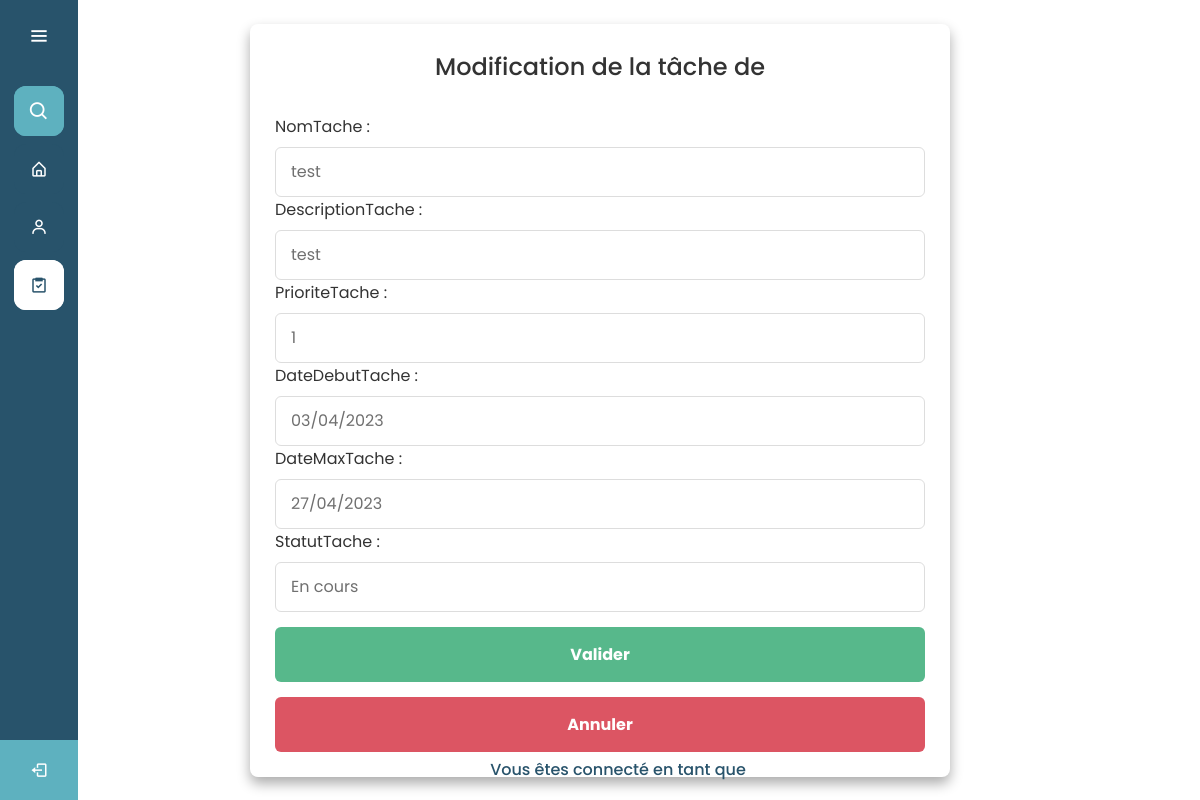
Page /PHP/ADMIN_Select_Equipe_Edit.php?ID=24 on the committed database.
### tables this page shows
CREATE TABLE Tache (
    IdTache INTEGER PRIMARY KEY NOT NULL,
    NomTache TEXT NOT NULL,
    DescriptionTache TEXT NOT NULL,
    PrioriteTache INTEGER NOT NULL,
    DateDebutTache TEXT NOT NULL,
    DateMaxTache TEXT NOT NULL,
    StatutTache TEXT NOT NULL,
    IdUtilisateur INTEGER NOT NULL, IdProjet INTEGER REFERENCES Projet(IdProjet),
    FOREIGN KEY (IdUtilisateur) REFERENCES Utilisateur(IdUtilisateur)
);

### PHP/ADMIN_Select_Equipe_Edit.php (the view, shortened to what this page needs)
<!DOCTYPE html>
<html lang="en" dir="ltr">
  <head>
    <link rel="stylesheet" href="../CSS/ADMIN_Select_Equipe_Edit.css">
    <link href='https://unpkg.com/boxicons@2.0.7/css/boxicons.min.css' rel='stylesheet'>
   </head>
<body>
  <div class="sidebar">
  <div class="logo-details">
        <i class='bx bx-menu' id="btn" ></i>
    </div>
    <ul class="nav-list">
      <li>
          <i class='bx bx-search' ></i>
      </li>
      <li>
        <a href="../PAGES/ADMIN_Index.php">
          <i class='bx bx-home-alt Accueil'></i>
        </a>
      </li>
      <li>
       <a href="../PAGES/ADMIN_Equipe.php" class='Equipe'>
         <i class='bx bx-user Equipe' ></i>
       </a>
     </li>
     <li>
       <a href="../PAGES/ADMIN_Tache.php" class='Tache'>
         <i class='bx bx-task Tache'></i>
       </a>
     </li>
     <li class="profile no-animation">
        <a href="../PAGES/Login.php" class='TEST'>
          <i class='bx bx-log-out' id="log_out"></i>
        </a>
      </li>
    </ul>
  </div>
  <section class="container">
  <?php
    $pdo = new PDO("sqlite:../DATABASE/bdd.sqlite");
    if (isset($_GET["ID"])) {
        $ID = $_GET["ID"];
        $query = "SELECT * FROM Tache WHERE IdTache = $ID";
        $result = $pdo->query($query);
        $row = $result->fetch();
        echo '<header>Modification de la tâche de ' . $_SESSION['utilisateur']['PrenomUtilisateur'] . ' ' . $_SESSION['utilisateur']['NomUtilisateur'] . '</header>';
        echo "<form method='post' class='FormulaireEdit'>";
        echo "<label for='NomTache' class='TitreLabel'>NomTache : </label>";
        echo "<input type='text' id='NomTache' name='NomTache' class='text-input-NomTache' value='".$row["NomTache"]."' readonly><br>";
        echo "<label for='DescriptionTache' class='TitreLabel'>DescriptionTache : </label>";
        echo "<input type='text' id='DescriptionTache' name='DescriptionTache' class='text-input-DescriptionTache' value='".$row["DescriptionTache"]."'><br>";
        echo "<label for='PrioriteTache' class='TitreLabel'>PrioriteTache : </label>";
        echo "<input type='text' id='PrioriteTache' name='PrioriteTache' class='text-input-PrioriteTache' value='".$row["PrioriteTache"]."'><br>";
        echo "<label for='DateDebutTache' class='TitreLabel'>DateDebutTache : </label>";
        echo "<input type='text' id='DateDebutTache' name='DateDebutTache' class='text-input-DateDebutTache' value='".$row["DateDebutTache"]."'><br>";
        echo "<label for='DateMaxTache' class='TitreLabel'>DateMaxTache : </label>";
        echo "<input type='text' id='DateMaxTache' name='DateMaxTache' class='text-input-DateMaxTache' value='".$row["DateMaxTache"]."'><br>";
        echo "<label for='StatutTache' class='TitreLabel'>StatutTache : </label>";
        echo "<input type='text' id='StatutTache' name='StatutTache' class='text-input-StatutTache' value='".$row["StatutTache"]."'><br>";
        echo "<div class='conteneur-boutons'>";
        echo "<input type='submit' name='valider2' class='BoutonValider' value='Valider'>";
        echo "<input type='button' name='annuler' class='BoutonAnnuler' value='Annuler' onclick='window.location.href=\"../PAGES/ADMIN_Select_Equipe.php?utilisateur=" . $_SESSION['utilisateur']['IdUtilisateur'] . "\";'>";
        echo "</div>";
        echo "</form>";
    } else {
    }
?>
  </section>
  <div class='text2'>
        Vous êtes connecté en tant que <span class='ConnectAs'><?php echo $_SESSION['PrenomUtilisateur'] . ' ' . $_SESSION['NomUtilisateur']; ?></span>
  </div>
</body>
</html>

### CSS/ADMIN_Select_Equipe_Edit.css (style rules this page uses)
* { margin: 0; padding: 0; box-sizing: border-box; font-family: "Poppins" , sans-serif; }
.sidebar { position: fixed; left: 0; top: 0; height: 100%; width: 78px; background: #28536B; padding: 6px 14px; z-index: 99; transition: all 0.5s ease; }
.sidebar .logo-details { height: 60px; display: flex; align-items: center; position: relative; }
.sidebar .logo-details #btn { position: absolute; top: 50%; right: 0; transform: translateY(-50%); font-size: 22px; transition: all 0.4s ease; font-size: 23px; text-align: center; cursor: pointer; transition: all 0.5s ease; }
.sidebar i { color: #fff; height: 60px; min-width: 50px; font-size: 28px; text-align: center; line-height: 60px; }
.sidebar .nav-list { margin-top: 20px; height: 100%; }
.sidebar li { position: relative; margin: 8px 0; list-style: none; }
.sidebar .bx-search { position: absolute; top: 50%; left: 0; transform: translateY(-50%); font-size: 22px; background: #5EB1BF; color: #FFF; }
.sidebar li a:not(.TEST) { display: flex; height: 100%; width: 100%; border-radius: 12px; align-items: center; text-decoration: none; transition: all 0.4s ease; background: #28536B; }
.sidebar li i { height: 50px; line-height: 50px; font-size: 18px; border-radius: 12px; }
.sidebar li.profile { position: fixed; height: 60px; width: 78px; left: 0; bottom: -8px; padding: 10px 14px; background: #5EB1BF; transition: all 0.5s ease; overflow: hidden; }
.sidebar .profile #log_out { position: absolute; top: 50%; right: 0; transform: translateY(-50%); background: #5EB1BF; width: 100%; height: 60px; line-height: 60px; border-radius: 0px; transition: all 0.5s ease; }
.Tache i { background: #FFF; color: #28536B; }
.text2 { color: #28536B; font-size: 1rem; font-weight: 500; margin: 18px; align-self: center; text-align: center; position: absolute; bottom: 0; left: 50%; transform: translateX(-50%); }
.sidebar li a.Tache { background: #FFF; color: #28536B; }
body { min-height: 100vh; display: flex; align-items: center; justify-content: center; padding: 20px; }
.container { position: relative; max-width: 700px; width: 100%; background: #fff; padding: 25px; border-radius: 8px; box-shadow: 0 .4rem .8rem #0005; }
.container header { font-size: 1.5rem; color: #333; font-weight: 500; text-align: center; }
.FormulaireEdit { margin-top: 30px; }
.FormulaireEdit .TitreLabel { color: #333; }
.FormulaireEdit .text-input-NomTache, .FormulaireEdit .text-input-DescriptionTache, .FormulaireEdit .text-input-PrioriteTache, .FormulaireEdit .text-input-DateDebutTache, .FormulaireEdit .text-input-DateMaxTache, .FormulaireEdit .text-input-StatutTache, .FormulaireEdit .text-input-IdUtilisateur { position: relative; height: 50px; width: 100%; outline: none; font-size: 1rem; color: #707070; margin-top: 8px; border: 1px solid #ddd; border-radius: 6px; padding: 0 15px; }
.FormulaireEdit .conteneur-boutons { margin-top: 15px; }
.FormulaireEdit .BoutonValider { height: 55px; width: 100%; font-size: 1rem; font-weight: 400; border: none; cursor: pointer; transition: all 0.2s ease; font-weight: bold; transition-duration: 0.4s; border-radius: 6px; background-color: #57B88B; color: #fff; }
.FormulaireEdit .BoutonAnnuler { height: 55px; width: 100%; font-size: 1rem; font-weight: 400; border: none; cursor: pointer; transition: all 0.2s ease; font-weight: bold; transition-duration: 0.4s; border-radius: 6px; background-color: #DC5563; color: #fff; margin-top: 15px; }

### rows in the picture
tache: NomTache "test", DescriptionTache "test", PrioriteTache "1", DateDebutTache "03/04/2023", DateMaxTache "27/04/2023", StatutTache "En cours"
